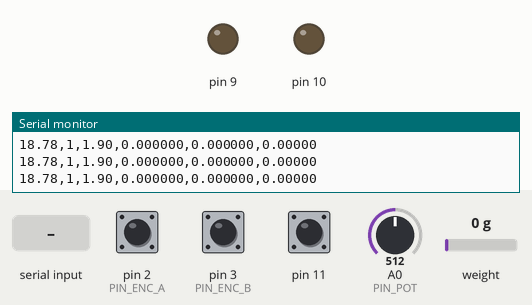
Bench run of a sketch on a simulated Arduino Uno, built with avr-gcc and run on an emulated ATmega328P. Shown: output pins drawn as LEDs (lit = HIGH), the last lines printed to the serial monitor. Inputs (shaded band) come from the test bench; at power-on: weight on the scale 0 g, A0 (PIN_POT) = 512, pin 2 (PIN_ENC_A) HIGH, pin 3 (PIN_ENC_B) HIGH, pin 11 HIGH.

Above: at 4.0 s.
4.1 s: "tareangle 1\n" received over Serial
At 5.9 s:
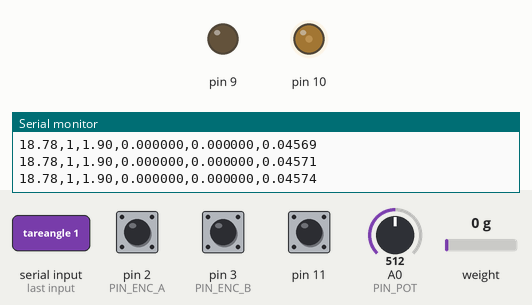
6.2 s: weight on the scale set to 658 g
At 6.51 s:
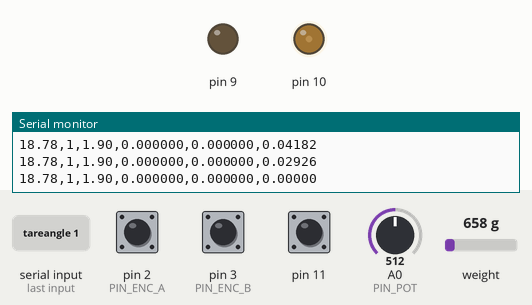
8.0 s: weight on the scale set to 761 g
At 9.7 s:
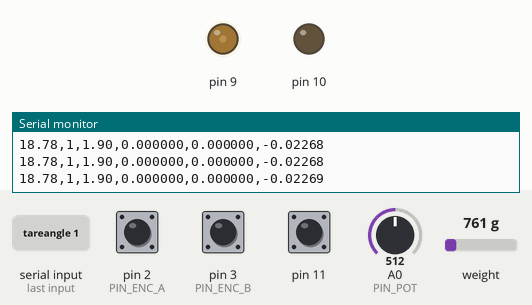
11.0 s: A0 (PIN_POT) set to 900
At 13.2 s:
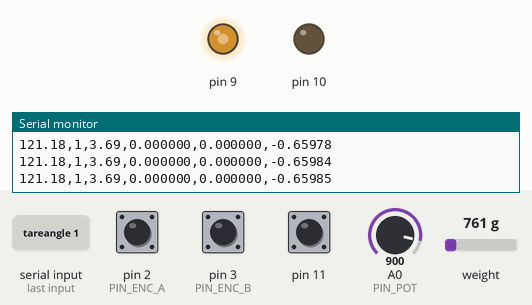
14.0 s: "totalmass 1\n" received over Serial
At 15.7 s:
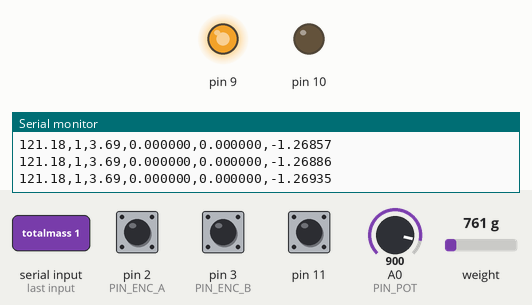
16.0 s: "tareangle 150\n" received over Serial
At 19.0 s:
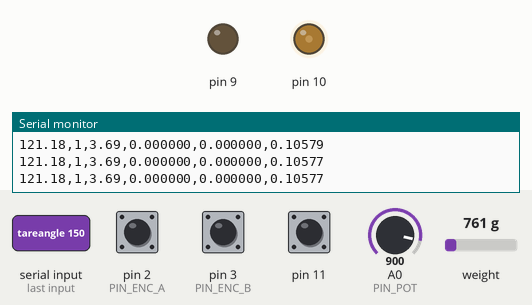
Timing chart, 0 to 20.0 s (numbered marks = the images above; inputs shaded):
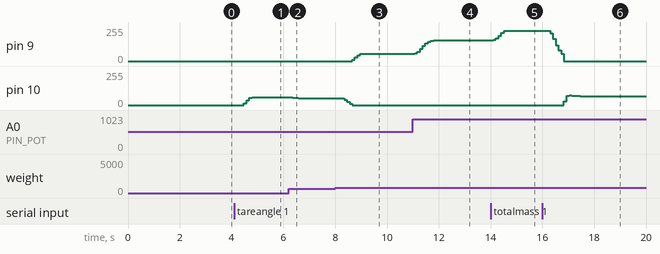

The sketch:

WristRehab.ino
```cpp
// =============================== WristRehab.ino ===============================
#include <Arduino.h>
#include "Config.h"
#include "Control.h"
#include "SerialParser.h"
#include "Filters.h"

Control ctrl;
SerialParser parser(ctrl);

void setup() {
  Serial.begin(460800);
  ctrl.begin();
  parser.begin();
  Serial.println(F("# wrist controller ready"));
  pinMode(11, INPUT_PULLUP);

  delay(500);

  int adc_sum = 0;
  const int samples = 20;
  for(int i = 0; i < samples; i++) {
    adc_sum += analogRead(PIN_POT);
    delay(10);
  }
  int adc_avg = adc_sum / samples;
  float initial_theta = adcToThetaRad(adc_avg);

  ctrl.setTareAngle(initial_theta);


}

void loop() {
  parser.poll();
  ctrl.update();
}
```

Admittance.h
```cpp
#pragma once
#include <Arduino.h>
#include "Config.h"
#include "Utils.h"

struct AdmParams { float Jv, Bv, Kv; };

class Admittance {
public:
  void begin(){
    params_.Jv = Jv_INIT; params_.Bv = Bv_INIT; params_.Kv = Kv_INIT;
    thetaEq_ = 0.0f; wAdm_ = 0.0f;
    lastPosUs_ = micros();
    enabled_ = true;

    accDtUs_ = 0;
    count_   = 0;
    loopHz_  = 0.0f;
  }

  void setEnabled(bool en){ enabled_ = en; if(!en){ wAdm_=0.0f; }}
  bool enabled() const { return enabled_; }

  void setParams(float J, float B, float K){ params_.Jv=J; params_.Bv=B; params_.Kv=K; }
  AdmParams getParams() const { return params_; }

  void holdEq(float theta_now){ thetaEq_ = theta_now; }

  void update(float theta_enc, float tau_ext){
    unsigned long now = micros();
    if ((now - lastPosUs_) < POS_DT_US) return;

    unsigned long dt_us = now - lastPosUs_;
    lastPosUs_ = now;
    float dt = dt_us * 1e-6f;
    float theta_err= theta_enc - thetaEq_;
    if (fabs(theta_err<radians(1.5f))) theta_err=0.0f;
    float spring = params_.Kv * (theta_enc - thetaEq_);

    float denom  = params_.Jv + params_.Bv * dt;
    if (denom < 1e-6f) denom = 1e-6f;
    float numer  = params_.Jv * wAdm_ + (tau_ext - spring) * dt;
    float wNext  = numer / denom;

    wNext = saturate(wNext, -W_ADM_MAX, W_ADM_MAX);

    float dw = (wNext - wAdm_) / dt;
    if (fabs(dw) > DW_ADM_MAX) {
      wNext = wAdm_ + copysignf(DW_ADM_MAX * dt, dw);
    }
    if (fabs(wNext) < 0.05f) wNext = 0.0f;
    wAdm_ = wNext;


    accDtUs_ += dt_us;
    count_++;

    if (accDtUs_ >= 1000000UL) {
      if (count_ > 0) {
        float avgDtUs = accDtUs_ / (float)count_;
        loopHz_ = 1e6f / avgDtUs;
      }
      accDtUs_ = 0;
      count_   = 0;
    }
  }

  float wAdm() const { return enabled_ ? wAdm_ : 0.0f; }
  float thetaEq() const { return thetaEq_; }

  float loopHz() const { return loopHz_; }

private:
  AdmParams params_{};
  float thetaEq_{0.0f};
  float wAdm_{0.0f};
  unsigned long lastPosUs_{0};
  bool enabled_{true};

  unsigned long accDtUs_{0};
  uint32_t      count_{0};
  float         loopHz_{0.0f};
};
```

Control.h
```cpp
#pragma once
#include <Arduino.h>
#include "Config.h"
#include "Utils.h"
#include "MotorDriver.h"
#include "Encoder.h"
#include "ForceSensor.h"
#include "Admittance.h"
#include "VelocityPID.h"
#include "Filters.h"
class Control {
public:
  void begin() {
    motor_.begin();
    enc_.begin();
    fs_.begin();
    adm_.begin();
    pid_.begin();
    lastLoopUs_ = micros();
    lastLogMs_  = millis();
  }
  void clearFault() { faultLatched_ = false; }
  bool isFault() const { return faultLatched_; }

  void update(){
    if (faultLatched_) {
      motor_.writePWM(0.0f);
      return;
    }

    unsigned long now = micros();
    const unsigned long dt_us_target = (unsigned long)(1e6f / LOOP_HZ);
    if ((now - lastLoopUs_) < dt_us_target) return;
    float dt = (now - lastLoopUs_) * 1e-6f; lastLoopUs_ = now;


    float theta_enc = enc_.thetaRad();
    enc_.updateSpeed();
    float w_meas = enc_.wRadPerSec();


  // ===== 3) Admittance timing + sine-torque excitation =====
  // outer admittance loop at ~200 Hz (5 ms)
  // static unsigned long lastAdmUs = 0;
  // static float t_sec  = 0.0f;        // time for sine [s]
  // static float tau_ext = 0.0f;       // last torque used (for logging)

  // const unsigned long ADM_PERIOD_US = 10000;   // 200 Hz
  // const float F_TEST = 0.10f;                  // test frequency [Hz]
  // const float A_TAU  = 0.40f;                // torque amplitude [Nm]

  // if ((now - lastAdmUs) >= ADM_PERIOD_US) {
  //   unsigned long dt_adm_us = now - lastAdmUs;
  //   lastAdmUs = now;

  //   t_sec += dt_adm_us * 1e-6f;   //  time in seconds

  //   // --- TEST INPUT: pure sine torque instead of load cell ---
  //   tau_ext = A_TAU * sinf(2.0f * PI * F_TEST * t_sec);

  //   // If you want real sensor + test later:
  //   // float tau_meas = fs_.updateAndGetTau();
  //   // tau_ext = tau_meas + A_TAU * sinf(...);

  //   adm_.update(theta_enc, tau_ext);
  // }


    // // // force/torque & admittance
    float tau_ext = fs_.updateAndGetTau();
    adm_.update(theta_enc, tau_ext);

    float w_total = (adm_.enabled() ? (wUser_ + adm_.wAdm()) : wUser_);


//  // ===== 3) velocity sine command for test =====
//     static float t_sec = 0.0f;
//     t_sec += dt;


//     const float f_test = 0.05f;          // [Hz] example near your bandwidth
//     const float omega  = 2.0f * PI * f_test;

//     const float W_amp  = 0.8;   // stays within ROM by design

//     float w_cmd_sine = W_amp * sinf(omega * t_sec);

//     // For pure velocity-loop test, ignore admittance:
//     float w_total = w_cmd_sine;

        // position limits
    if ((theta_enc >= 1.0f && w_total > 0.0f) ||
        (theta_enc <= -1.0f && w_total < 0.0f)) {
      w_total = 0.0f;
    }


    float u_pwm = pid_.step(w_total, w_meas, dt);

    const float TAU_FAULT_LIMIT = 5.0f;   // Nm, your chosen limit

    if (fabsf(tau_ext) > TAU_FAULT_LIMIT) {
      faultLatched_ = true;
      u_pwm = 0.0f;
    }


    motor_.writePWM(u_pwm);

    // // --- Loop frequency logging (velocity + admittance) ---
    // static unsigned long statsStartMs = millis();
    // static unsigned long velAccUs     = 0;
    // static uint32_t      velCount     = 0;

    // // dt is in seconds; convert back to µs for stats
    // velAccUs += (unsigned long)(dt * 1e6f);
    // velCount++;

    // unsigned long nowMs = millis();
    // if (nowMs - statsStartMs >= 1000UL) {   // about once per second
    //   float velHz = 0.0f;
    //   if (velCount > 0 && velAccUs > 0) {
    //     float avgDtUs = velAccUs / (float)velCount;
    //     velHz = 1e6f / avgDtUs;
    //   }

    //   Serial.print(F("velLoop_Hz="));
    //   Serial.print(velHz, 1);
    //   Serial.print(F(", admLoop_Hz="));
    //   Serial.println(adm_.loopHz(), 1);

    //   velAccUs = 0;
    //   velCount = 0;
    //   statsStartMs = nowMs;
    // }


    if ((millis() - lastLogMs_) >= LOG_PERIOD_MS){
      lastLogMs_ = millis();
      int adc = analogRead(PIN_POT);
      float theta_pot_rad = adcToThetaRad(adc);
      //float theta_pot_deg = theta_pot_rad * RAD_TO_DEG;
      float theta_pot_deg = (theta_pot_rad * RAD_TO_DEG); // fabs(theta_pot_rad * RAD_TO_DEG);
      Serial.print(theta_pot_deg-90);   Serial.print(','); //SUPER NEEDED
      // Serial.print(theta_pot_rad);   // angle in degrees

      Serial.print(digitalRead(11));        Serial.print(',');//
      Serial.print(theta_pot_rad);          Serial.print(',');
      // Serial.println(digitalRead(11));  // Serial.print(',');
      // Serial.print(theta_enc, 6);        Serial.print(',');
      // Serial.print(w_total, 6);          Serial.print(',');
      Serial.print(wUser_, 6);           Serial.print(',');
      Serial.print(w_meas, 6);           Serial.print(',');
      // Serial.print(u_pwm, 1);            Serial.print(',');
      // Serial.print(fs_.forceFiltered(),4);Serial.print(',');
      Serial.println(tau_ext,5);        // Serial.print(',');
      // Serial.println(adm_.wAdm(),5);
    }
  }
  // ---- API used by SerialParser ----
  void setUserVel(float w){ wUser_ = w; }
  void admEnable(bool en){ adm_.setEnabled(en); }
  void admSet(float J,float B,float K){ adm_.setParams(J,B,K); }
  void admHoldEq(){ adm_.holdEq(enc_.thetaRad()); }
  void tareScale(){ fs_.tare(); }
  void setTotalMass(float mass_kg){ fs_.setTotalMass(mass_kg); }
  void setTareAngle(float theta_rad){ fs_.setTareAngle(theta_rad); }
  void setArmLength(float length_m){ fs_.setArmLength(length_m); }


  bool admIsEnabled() const { return adm_.enabled(); }

  float getUserVel() const { return wUser_; }

  ForceSensor& forceSensor() { return fs_; }

  // Expose encoder for calibration without re-initializing interrupts.
  Encoder& encoder() { return enc_; }

  void overridePWM(float pwm, uint32_t ms){
    overridePWM_ = saturate(pwm, -PWM_MAX, PWM_MAX);
    if (ms==0){ overrideActive_ = true; overrideEndMs_ = UINT32_MAX; }
    else { overrideActive_ = true; overrideEndMs_ = millis() + ms; }
  }
  void overrideOff(){ overrideActive_ = false; }

private:
  MotorDriver motor_;
  Encoder     enc_;
  ForceSensor fs_;
  Admittance  adm_;
  VelocityPID pid_;

  float wUser_{0.0f};
  unsigned long lastLoopUs_{0};
  unsigned long lastLogMs_{0};

  // override state
  bool overrideActive_{false};
  float overridePWM_{0.0f};
  uint32_t overrideEndMs_{0};

  // safety fault (latched)
  bool faultLatched_{false};
};
```

Encoder.h
```cpp
#pragma once
#include <Arduino.h>
#include "Config.h"
#include "Utils.h"

class Encoder {
public:
  void begin(){
    pinMode(PIN_ENC_A, INPUT_PULLUP);
    pinMode(PIN_ENC_B, INPUT_PULLUP);
    lastAB_ = readAB_();
    instance_ = this;
    attachInterrupt(digitalPinToInterrupt(PIN_ENC_A), isrA_, CHANGE);
    attachInterrupt(digitalPinToInterrupt(PIN_ENC_B), isrB_, CHANGE);
    encCount_ = 0;
    lastEnc_ = 0;
    lastSpeedUs_ = micros();
    accCounts_ = 0;
    for (uint8_t k=0;k<W_MED_WIN;++k) wMedBuf_[k]=0.0f;
    wMedIdx_=0; wMedFilled_=false; wEMA_=0.0f; wMeas_=0.0f;
  }

  inline long counts() const { return encCount_; }
  inline float thetaRad() const { return encCount_ * COUNT_TO_RAD; }
  inline float wRadPerSec() const { return wMeas_; }

  void updateSpeed(){
    unsigned long now = micros();
    long dC = encCount_ - lastEnc_;
    lastEnc_ = encCount_;
    accCounts_ += dC;
    if ((now - lastSpeedUs_) >= SPEED_WIN_US){
      float dtw = (now - lastSpeedUs_) * 1e-6f;
      lastSpeedUs_ = now;
      float revs = (float)accCounts_ / (float)(AMT_CPR * 4L);
      float wInst = (dtw > 0.0f) ? (revs * 2.0f * PI / dtw) : 0.0f;
      accCounts_ = 0;
      if (W_MED_WIN==1){
        wEMA_ = wInst; wMeas_=wEMA_;
      } else {
        wMedBuf_[wMedIdx_] = wInst;
        if (++wMedIdx_>=W_MED_WIN){ wMedIdx_=0; wMedFilled_=true; }
        uint8_t n = wMedFilled_ ? W_MED_WIN : (wMedIdx_==0 ? 1 : wMedIdx_);
        float wMed = median_(wMedBuf_, n);
        wEMA_ += Omega_EMA_ALPHA * (wMed - wEMA_);
        wMeas_ = wEMA_;
      }
    }
  }

  void zero(){ noInterrupts(); encCount_=0; interrupts(); }

private:
  static Encoder* instance_;
  static void isrA_(){ if (instance_) instance_->handle_(); }
  static void isrB_(){ if (instance_) instance_->handle_(); }

  void handle_(){
    uint8_t ab = readAB_();
    static const int8_t lut[16] = {
      0,  -1, +1,  0,
      +1,  0,  0, -1,
      -1,  0,  0, +1,
       0, +1, -1,  0
    };
    static uint8_t last = 0;
    uint8_t idx = (last << 2) | ab;
    encCount_ += lut[idx];
    last = ab;
  }
  uint8_t readAB_(){
    uint8_t a = (uint8_t)digitalRead(PIN_ENC_A);
    uint8_t b = (uint8_t)digitalRead(PIN_ENC_B);
    return (a << 1) | b;
  }

  static float median_(float* buf, uint8_t n){
    // tiny insertion sort copy
    float tmp[W_MED_WIN];
    for (uint8_t k=0;k<n;++k) tmp[k]=buf[k];
    for (uint8_t i=1;i<n;++i){
      float key=tmp[i]; int8_t j=i-1; while(j>=0 && tmp[j]>key){ tmp[j+1]=tmp[j]; j--; }
      tmp[j+1]=key; }
    if (n & 1) return tmp[n>>1];
    return 0.5f * (tmp[(n>>1)-1] + tmp[n>>1]);
  }

  volatile long encCount_{0};
  volatile uint8_t lastAB_{0};
  long lastEnc_{0};
  unsigned long lastSpeedUs_{0};
  long accCounts_{0};
  float wMedBuf_[W_MED_WIN];
  uint8_t wMedIdx_{0};
  bool wMedFilled_{false};
  float wEMA_{0.0f};
  float wMeas_{0.0f};
};

inline Encoder* Encoder::instance_ = nullptr;
```

Filters.h
```cpp
#pragma once
#include <Arduino.h>
#include "Config.h"
#include "Utils.h"

inline float potNorm(int adc){
  int a = constrain(adc, POT_ADC_MIN, POT_ADC_MAX);
  float x = (float)(a - POT_ADC_MIN) / (float)(POT_ADC_MAX - POT_ADC_MIN);
  return saturate(x, 0.0f, 1.0f);
}

inline float adcToThetaRad(int adc){
  float x = potNorm(adc);
  float theta_raw = THETA_MIN_RAD + x * (THETA_MAX_RAD - THETA_MIN_RAD);
  return theta_raw + POT_OFFSET_RAD;
}
```

ForceSensor.h
```cpp
// =============================== ForceSensor.h ===============================
#pragma once
#include <Arduino.h>
#include <HX711.h>
#include "Config.h"
#include "Utils.h"
#include "Filters.h"

class ForceSensor {
public:
  void begin(){
    scale_.begin(HX_DOUT, HX_SCK);
    scale_.set_scale(COUNTS_PER_N);
    delay(100);
    tare(20);
    forceFilter_.begin(BUTTER_B0, BUTTER_B1, BUTTER_B2, BUTTER_A1, BUTTER_A2);
    forceFiltered_ = 0.0f;
    // forceEma_ = 0.0f;
    tauExt_ = 0.0f;
    totalMassKg_ = 0.072f+0.420f;
    thetaTareRad_ = 1.54f;
  }
  void tare(uint8_t times=20){ scale_.tare(times); }
  void setTotalMass(float mass_kg){ totalMassKg_ = mass_kg; }
  void setArmLength(float length_m){ armLengthM_ = length_m; }

  void setTareAngle(float theta_rad){ thetaTareRad_ = theta_rad; }

  float updateAndGetTau(){
    if (!scale_.is_ready()) return tauExt_;
    float F_meas = scale_.get_units(1);
    int adc = analogRead(PIN_POT);
    float theta = adcToThetaRad(adc);
    float gravDeltaN = (totalMassKg_ * 9.82f * (sinf(theta) - sinf(thetaTareRad_)));
    float F_ext = F_meas - gravDeltaN;
    // forceEma_ = emaStep(forceEma_, F_ext, FORCE_EMA_ALPHA);
    // tauExt_ = TORQUE_SIGN * forceEma_ * armLengthM_;
    forceFiltered_ = forceFilter_.update(F_ext);
    tauExt_ = TORQUE_SIGN * forceFiltered_ * armLengthM_;
    if (fabs(tauExt_)< 0.02) tauExt_=0.0f;
    return tauExt_;
  }

  float forceFiltered() const { return forceEma_; }
  float tauExt() const { return tauExt_; }
  float thetaTare() const { return thetaTareRad_; }
  float armLength() const { return armLengthM_; }

private:
  HX711 scale_;
  float forceEma_{0.0f};
  ButterworthLP2 forceFilter_;
  float forceFiltered_{0.0f};
  float tauExt_{0.0f};
  float totalMassKg_{0.072f};
  float thetaTareRad_{1.54f};
  float armLengthM_{ARM_LENGTH_M};
};
```

SerialParser.cpp
```cpp
// =============================== SerialParser.cpp ===============================
#include "SerialParser.h"
#include "Control.h"

void SerialParser::poll(){
  if (!Serial.available()) return;
  String token = Serial.readStringUntil(' ');
  token.trim();
  if (!token.length()) return;

  if (token.equalsIgnoreCase("w")){
    ctrl_.setUserVel(Serial.parseFloat());

  } else if (token.equalsIgnoreCase("vd")){
    ctrl_.setUserVel(Serial.parseFloat() * DEG_TO_RAD);

  } else if (token.equalsIgnoreCase("tare")){
    ctrl_.tareScale();
    Serial.println(F("# scale tared"));

  } else if (token.equalsIgnoreCase("totalmass")){
    float mass = Serial.parseFloat();
    ctrl_.setTotalMass(mass);
    Serial.print(F("# total mass set to "));
    Serial.print(mass, 4);
    Serial.println(F(" kg"));

  } else if (token.equalsIgnoreCase("tareangle")){
    float theta_rad = Serial.parseFloat();
    ctrl_.setTareAngle(theta_rad);
    Serial.print(F("# tare angle set to "));
    Serial.print(theta_rad, 4);
    Serial.println(F(" rad"));

  } else if (token.equalsIgnoreCase("armlength")){
    float length_m = Serial.parseFloat();
    ctrl_.setArmLength(length_m);
    Serial.print(F("# arm length set to "));
    Serial.print(length_m, 4);
    Serial.println(F(" m"));

  } else if (token.equalsIgnoreCase("adm")){
    String rest = Serial.readStringUntil('\n');
    rest.trim();
    if (rest.equalsIgnoreCase("on")){
      ctrl_.admEnable(true);
      Serial.println(F("# adm ON"));
    } else if (rest.equalsIgnoreCase("off")){
      ctrl_.admEnable(false);
      Serial.println(F("# adm OFF"));
    } else {
      int i1 = rest.indexOf(' ');
      int i2 = rest.indexOf(' ', i1 + 1);
      if (i1 > 0 && i2 > i1){
        float J = rest.substring(0, i1).toFloat();
        float B = rest.substring(i1 + 1, i2).toFloat();
        float K = rest.substring(i2 + 1).toFloat();
        ctrl_.admSet(J, B, K);
        Serial.print(F("# adm set Jv=")); Serial.print(J, 6);
        Serial.print(F(" Bv=")); Serial.print(B, 6);
        Serial.print(F(" Kv=")); Serial.println(K, 6);
      }
    }

  } else if (token.equalsIgnoreCase("eq")){
    String rest = Serial.readStringUntil('\n');
    rest.trim();
    if (rest.equalsIgnoreCase("hold")){
      ctrl_.admHoldEq();
      Serial.println(F("# theta_eq updated"));
    }

  } else if (token.equalsIgnoreCase("pwm")){
    float pwm = Serial.parseFloat();
    long ms = Serial.parseInt();
    ctrl_.overridePWM(pwm, (ms > 0) ? (uint32_t)ms : 0);
    Serial.print(F("# override PWM=")); Serial.print(pwm);
    if (ms > 0){
      Serial.print(F(" for ")); Serial.print(ms); Serial.println(F(" ms"));
    } else {
      Serial.println(F(" indefinitely"));
    }

  } else if (token.equalsIgnoreCase("mode")){
    String rest = Serial.readStringUntil('\n');
    rest.trim();
    if (rest.equalsIgnoreCase("pid")){
      ctrl_.overrideOff();
      Serial.println(F("# override OFF (PID mode)"));
    }

  } else if (token.equalsIgnoreCase("test")){
    ctrl_.overridePWM(+120, 1000);
    delay(1050);
    ctrl_.overridePWM(-120, 1000);
    delay(1050);
    ctrl_.overridePWM(0, 1);
    Serial.println(F("# test sequence done"));

  } else if (token.equalsIgnoreCase("clearfault")){
    ctrl_.clearFault();
    Serial.println(F("# fault cleared"));

  }


  while (Serial.available()) Serial.read();
}
```

SerialParser.h
```cpp
#pragma once
#include <Arduino.h>
#include "Admittance.h"

class Control;

class SerialParser {
public:
  explicit SerialParser(Control& ctrl): ctrl_(ctrl) {}
  void begin(){}
  void poll();
private:
  Control& ctrl_;
};
```

Source omitted: Utils.h (993 bytes), VelocityPID.h (910 bytes), config.h (3435 bytes), MotorDriver.h (890 bytes)

Measured:
- the behaviour switches between 713 and 714 g on weight on the scale (found by bisection; images 2 and 3)
- after the input at 4.1 s, pin 10: 0/255 → 13/255 after 0.38 s, → 35/255 0.10 s later, → 56/255 0.10 s later, → 57/255 0.10 s later
- after the input at 6.2 s, pin 10: 57/255 → 56/255 after 0.16 s, → 53/255 0.10 s later, → 50/255 0.10 s later
- after the input at 8.0 s, pin 9: 0/255 → 9/255 after 0.66 s, → 27/255 0.10 s later, → 45/255 0.10 s later, → 54/255 0.10 s later; pin 10: 50/255 → 40/255 after 0.35 s, → 25/255 0.10 s later, → 9/255 0.10 s later, → 0/255 0.10 s later
- after the input at 11.0 s, pin 9: rises from 54/255 to 157/255 in 0.84 s, then falls to 154/255 in 0.52 s
- after the input at 14.0 s, pin 9: moves from 154/255 to 226/255 over 0.42 s, starting after 0.10 s
- after the input at 16.0 s, pin 9: moves from 226/255 to 0/255 over 0.52 s, starting after 0.30 s; pin 10: 0/255 → 27/255 after 0.83 s, → 70/255 0.10 s later, → 72/255 0.10 s later, → 71/255 0.10 s later, … (9 changes in this stretch)
